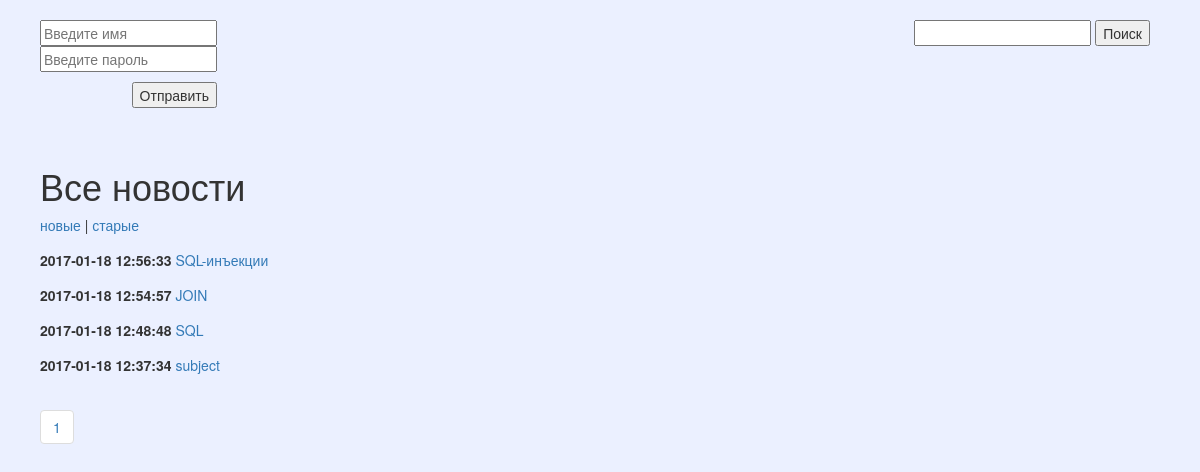
/blog/index.php, run on the app's committed database.
### tables this page shows
CREATE TABLE `post` (
  `post_id` int(10) NOT NULL AUTO_INCREMENT,
  `post_title` varchar(255) DEFAULT NULL,
  `post_text` text,
  `post_create_datetime` datetime DEFAULT NULL,
  `post_update_datetime` timestamp NOT NULL DEFAULT CURRENT_TIMESTAMP ON UPDATE CURRENT_TIMESTAMP,
  PRIMARY KEY (`post_id`),
  UNIQUE KEY `post_id` (`post_id`),
  KEY `post_id_2` (`post_id`),
  KEY `post_id_3` (`post_id`),
  KEY `post_id_4` (`post_id`),
  KEY `post_id_5` (`post_id`),
  KEY `post_create_datetime` (`post_create_datetime`),
  KEY `post_id_6` (`post_id`),
  KEY `post_id_7` (`post_id`),
  KEY `post_id_8` (`post_id`),
  KEY `post_title` (`post_title`)
);

### blog/include/pagination.php (the view, shortened to what this page needs)
<?php
require_once 'db.php';
$items    = array();
$html     = NULL;
$limit    = 4;
$start    = isset($_GET['page'])   ? intval( $_GET['page'] )   : 0 ;
if ($_GET['sort'] == "new") {
	$sql = $link->query("SELECT post.* , group_concat(tag.tag_title) as tags FROM post LEFT JOIN post_to_tag USING (post_id) LEFT JOIN tag USING (tag_id) group by post.post_id  LIMIT $start,$limit ");
} else $sql = $link->query("SELECT post.* , group_concat(tag.tag_title) as tags FROM post LEFT JOIN post_to_tag USING (post_id) LEFT JOIN tag USING (tag_id) group by post.post_id DESC LIMIT $start,$limit ");
$res_select = $sql->fetchAll(PDO::FETCH_ASSOC);
if( is_array($items) ) {
    for($i=0;$i<count($res_select);$i++) { ?>
        	<div class="note">
				<p>
					<span class="date"><?=$res_select[$i]['post_create_datetime'];?></span>
					<a href="include/note.php?id=<?=$res_select[$i]['post_id']?>"><?=$res_select[$i]['post_title'];?></a>
				</p>
			</div>
     <?php
    }
}
$sql_count = $link ->query("SELECT COUNT(post_id) AS count FROM post");
$allItems_count = $sql_count->fetch(PDO::FETCH_OBJ)->count;
$pageCount = ceil( $allItems_count / $limit);
for( $i = 0; $i < $pageCount; $i++ ) {
    $html .= '<li><a href="index.php?page=' . ($i * $limit)  . '">' . ($i + 1)  . '</a></li>';
}
echo '<ul class="pagination">' . $html . '</ul>';

### blog/index.php (shortened to what this page needs)
<?php
require_once '/include/valid.php';
?>
<!DOCTYPE html>
<html lang="ru">
	<head>
		<link rel="stylesheet" href="css/bootstrap.css">
		<link rel="stylesheet" href="css/styless.css">
	</head>
	<body>
	        <div id="login_form" style=" margin-top: 10px; margin-right: 50px; text-align: right; ">
	          <?php if (!$_SESSION['logined']):?>
                    <form action="" method="post" class="" id="reg">
                          <input type="text" name="name" placeholder="Введите имя"><br>
                          <input type="password" name="password" placeholder="Введите пароль" class=""><br>
                          <input name="sub" type="submit" value="Отправить">
                    </form>
              <?php else: echo "Добро пожаловать " . $_SESSION['user']. " ! ";?>
                    <a href='?exit' class="ex">Выход</a>
              <?php endif; ?>
            </div>
            <div id="search" style=" margin-top: 10px; margin-right: 50px; text-align: right; ">
	      	        <form method="post" action="include/search.php">
                         <input type="text" name="search_box" id="search_box" class='search_box'/>
                         <input type="submit" value="Поиск" class="search_button" /><br />
                    </form>
            </div>
		<div id="wrapper">
			<h1> </h1>
			<h1>Все новости</h1>
			<div id="sort">
				<a href="index.php?sort=old">новые</a> |
				<a href="index.php?sort=new">старые</a>
			</div>
                 <?php
                 require_once '/include/pagination.php';
                 ?>
		</div>
	</body>
</html>

### blog/css/styless.css (style rules this page uses)
body { background-color: #EBF0FF; }
#wrapper { margin-top: 20px; padding: 20px; text-align: justify; margin-left: 20px; }
#wrapper > div { margin-bottom: 15px; }
#wrapper p { margin-bottom: 5px; }
.date { font-weight: bold; }
input[type="submit"] { margin-top:10px !important; }
#reg { position: absolute; top: 20px; left:40px; }

### data on the page
post: post_create_datetime "2017-01-18 12:56:33", post_title "SQL-инъекции"
post: post_create_datetime "2017-01-18 12:54:57", post_title "JOIN"
post: post_create_datetime "2017-01-18 12:48:48", post_title "SQL"
post: post_create_datetime "2017-01-18 12:37:34", post_title "subject"
